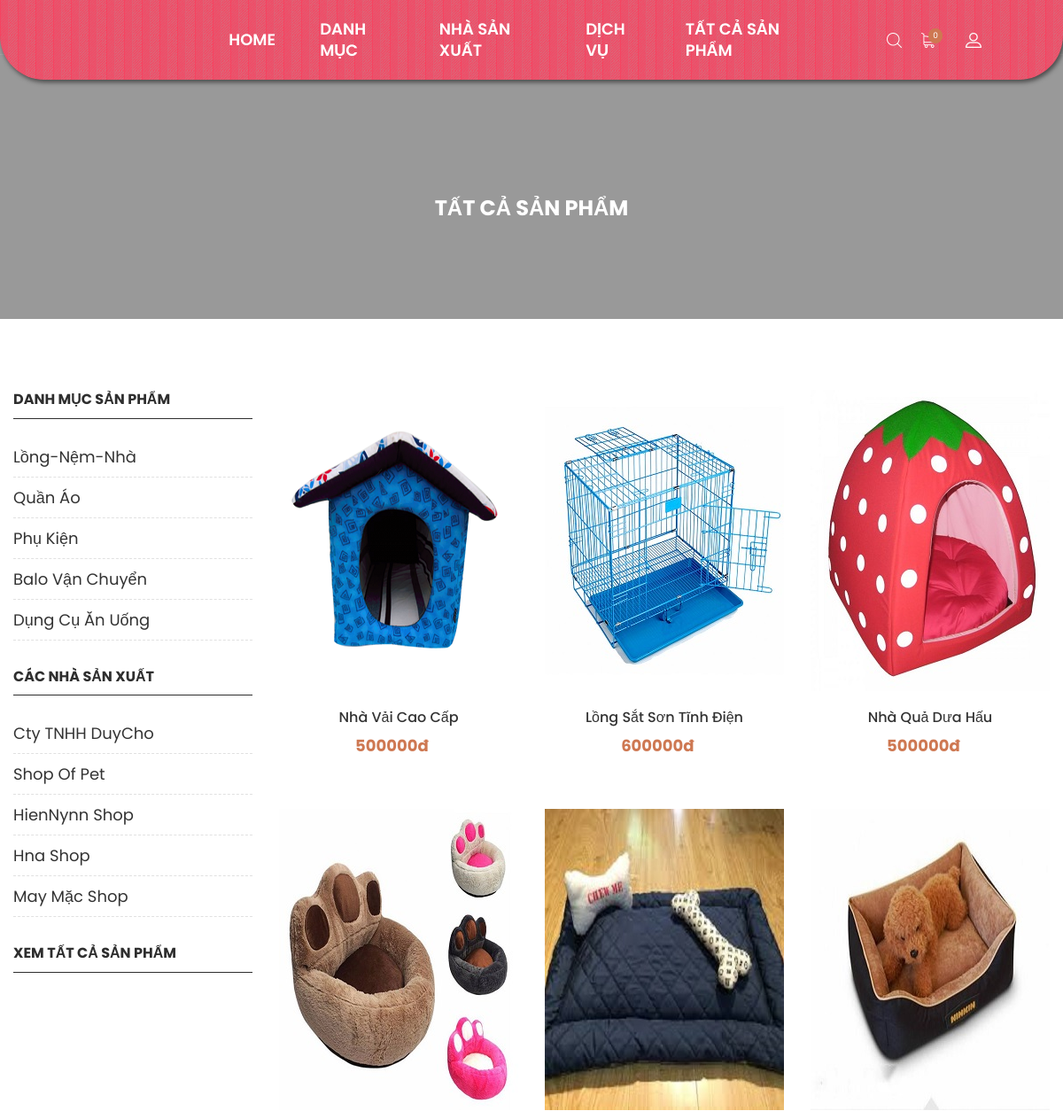
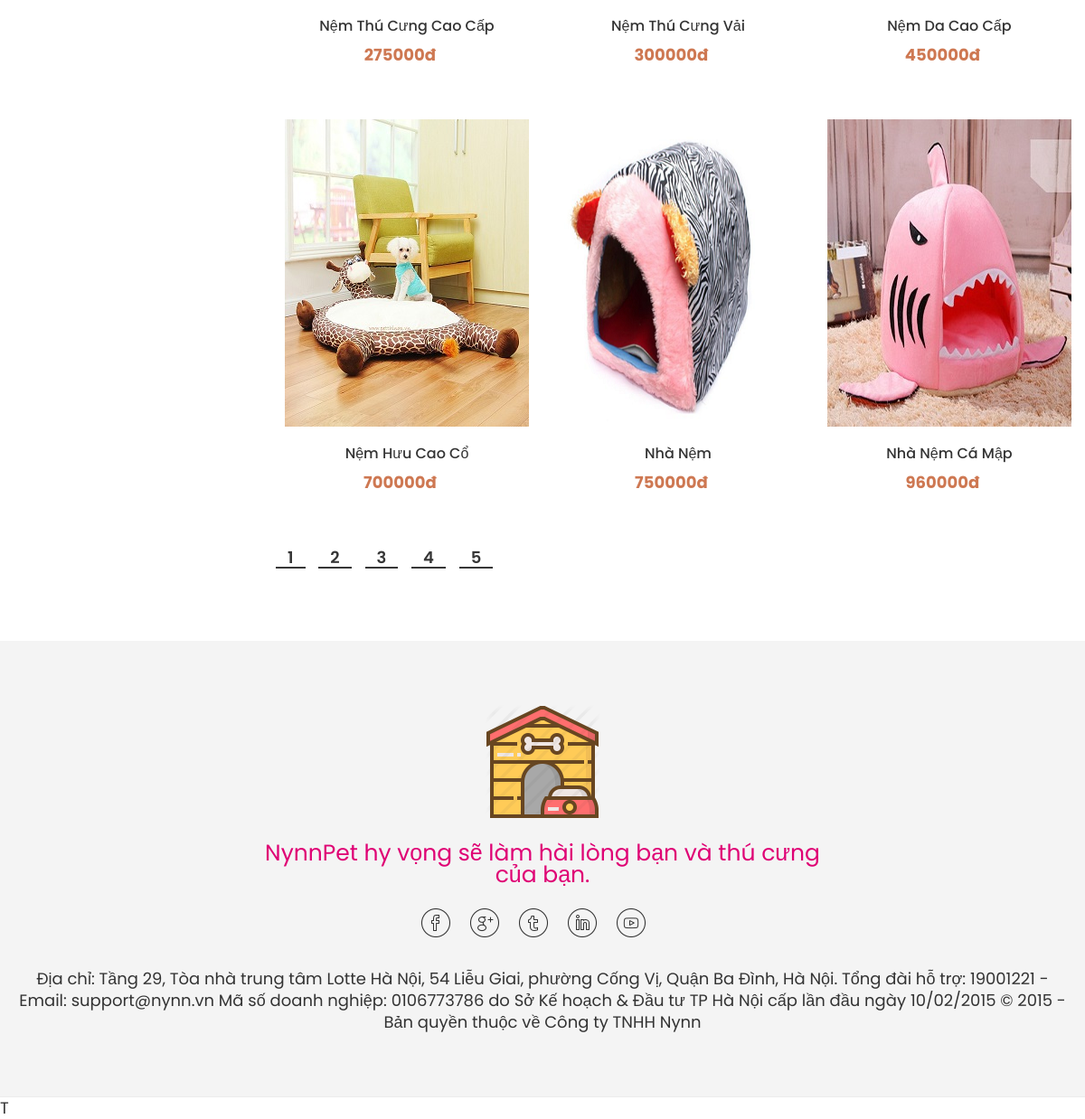
Page /allloai.php (signed in) on the committed database (2 pictures, top to bottom).
### tables this page shows
CREATE TABLE IF NOT EXISTS `danhmuc` (
  `ID` int(11) NOT NULL AUTO_INCREMENT,
  `TenDM` varchar(255) DEFAULT NULL,
  PRIMARY KEY (`ID`) USING BTREE,
  KEY `ID` (`ID`) USING BTREE,
  KEY `ID_2` (`ID`) USING BTREE,
  KEY `ID_3` (`ID`) USING BTREE,
  KEY `ID_4` (`ID`) USING BTREE,
  KEY `ID_5` (`ID`) USING BTREE,
  KEY `ID_6` (`ID`) USING BTREE,
  KEY `ID_7` (`ID`) USING BTREE,
  KEY `ID_8` (`ID`) USING BTREE,
  KEY `ID_9` (`ID`) USING BTREE
);

CREATE TABLE IF NOT EXISTS `nsx` (
  `ID` int(11) NOT NULL AUTO_INCREMENT,
  `TenNSX` varchar(255) DEFAULT NULL,
  PRIMARY KEY (`ID`) USING BTREE,
  KEY `ID` (`ID`) USING BTREE,
  KEY `ID_2` (`ID`) USING BTREE,
  KEY `ID_3` (`ID`) USING BTREE,
  KEY `ID_4` (`ID`) USING BTREE,
  KEY `ID_5` (`ID`) USING BTREE,
  KEY `ID_6` (`ID`) USING BTREE,
  KEY `ID_7` (`ID`) USING BTREE,
  KEY `ID_8` (`ID`) USING BTREE,
  KEY `ID_9` (`ID`) USING BTREE
);

CREATE TABLE IF NOT EXISTS `sanpham` (
  `ID` int(11) NOT NULL AUTO_INCREMENT,
  `TenSP` varchar(255) DEFAULT NULL,
  `LoaiSP` int(255) DEFAULT NULL,
  `MoTa` text,
  `NgayTao` date DEFAULT NULL,
  `SoLuong` int(11) DEFAULT NULL,
  `HinhAnh` varchar(50) DEFAULT NULL,
  `XuatXu` varchar(50) DEFAULT NULL,
  `MaNSX` int(11) DEFAULT NULL,
  `Gia` float DEFAULT NULL,
  `LuotXem` int(10) UNSIGNED ZEROFILL DEFAULT '0000000000',
  `TinhTrang` varchar(0) DEFAULT NULL,
  PRIMARY KEY (`ID`) USING BTREE,
  KEY `MaNSX` (`MaNSX`) USING BTREE,
  KEY `LoaiSP` (`LoaiSP`) USING BTREE
);

### config.php (called while the page is built, shortened)
<?php
function load($sql) {
	$cn = new mysqli(HOST, UID, PWD, DB);
	$cn->query("set names 'utf8'");
    $rs = $cn->query($sql);
	return $rs;
}

### allloai.php (the view, shortened to what this page needs)
<?php
include_once("header.php");
 $rowperpage=9;
   $curpage=1;
   $offset=($curpage-1)*$rowperpage;
$top10LastProsloai = "select * from danhmuc dm join sanpham sp on dm.ID=sp.LoaiSP   LIMIT $offset, $rowperpage";
$rsloai = load($top10LastProsloai);
$sqlDanhMuc = "select * from danhmuc";
$rsDanhMuc = load($sqlDanhMuc);
$sqlNSX = "select * from nsx";
$rsNSX = load($sqlNSX);
?>
        <div class="page-shop-sidebar left--sidebar bg--white section-padding--lg" style="background-color: white;">
        	<div class="container">
        		<div class="row">
        			<div class="col-lg-3 col-12 order-2 order-lg-1 md-mt-40 sm-mt-40">
        				<div class="shop__sidebar">
        					<aside class="wedget__categories poroduct--cat">
        						<a href=" allloai.php" ><h3 class="wedget__title">Danh mục sản phẩm</h3></a>
        						<ul>
								<?php
												while($dataDanhMuc = $rsDanhMuc->fetch_object()) {
											?>
											<li><a href="cacdanhmuc.php?ID=<?php echo $dataDanhMuc->ID ?>"><?php echo $dataDanhMuc->TenDM ?></a></li>
											<?php } ?>
        						</ul>
        					</aside>
        					<aside class="wedget__categories poroduct--cat">
        						<a href=" allnsx.php" ><h3 class="wedget__title">Các nhà sản xuất</h3></a>
        						<ul>
								<?php
												while($dataNSX = $rsNSX->fetch_object()) {
											?>
											<li><a href="cacnsx.php?ID=<?php echo $dataNSX->ID ?>"><?php echo $dataNSX->TenNSX ?></a></li>
											<?php } ?>
        						</ul>
        					</aside>
        					<aside class="wedget__categories poroduct--cat">
        						<a href=" tatca.php"> <h3 class="wedget__title">Xem tất cả sản phẩm </h3></a>
        					</aside>
        				</div>
        			</div>
        			<div class="col-lg-9 col-12 order-1 order-lg-2">
        				<div class="tab__container">
	        				<div class="shop-grid tab-pane fade show active" id="nav-grid" role="tabpanel">
	        					<div class="row">
									<?php 	while($data = $rsloai->fetch_object())
									 {
				        			?>
		        					<div class="product product__style--3 col-lg-4 col-md-4 col-sm-6 col-12">
									<form method="post" action="">
							<div class="product__thumb">
								<a class="first__img" href="product_detail.php?id=<?php echo $data->ID; ?>"><img src="<?php echo $data->HinhAnh; ?>" alt="product image"></a>
							</div>
							<div class="product__content content--center">
								<h4><a href="product_detail.php?id=<?php echo $data->ID; ?>"><?php echo $data->TenSP; ?></a></h4>
								<ul class="prize d-flex">
									<li><?php echo $data->Gia; ?>đ</li>
								</ul>
							</div>
						</form>
		        					</div>
		        				<?php  }
        		        				 $sql="select count(*) from danhmuc dm join sanpham sp on dm.ID=sp.LoaiSP ";
	$rsloai=load($sql);
	$row = mysqli_fetch_array($rsloai);
	  $number_of_rows=$row[0];
	  $number_of_pages=ceil($number_of_rows/$rowperpage);
	  ?>
	  <center>
	   <ul class="wn__pagination" >
	    <?php
	    for($page=1;$page<=$number_of_pages;$page++)
		{
			?>
			 <li class="active"> <?php echo "<a href='allloai.php?page=".$page."'>".$page."</a>"; ?></li>
			<?php
		}
        ?>
    </ul>
    </center>
	        					</div>
	        				</div>
        				</div>
        			</div>
        		</div>
        	</div>
        </div>
<?php include_once("footer.php"); ?>

### rows in the picture
danhmuc: TenDM "Lồng-Nệm-Nhà", sanpham.HinhAnh (picture), sanpham.TenSP "Nhà Vải Cao Cấp", sanpham.Gia "500000", sanpham.TenSP "Lồng Sắt Sơn Tĩnh Điện", sanpham.Gia "600000", sanpham.TenSP "Nhà Quả Dưa Hấu", sanpham.TenSP "Nệm Thú Cưng Cao Cấp", sanpham.Gia "275000", sanpham.TenSP "Nệm Thú Cưng Vải", sanpham.Gia "300000", sanpham.TenSP "Nệm Da Cao Cấp", sanpham.Gia "450000", sanpham.TenSP "Nệm Hưu Cao Cổ", sanpham.Gia "700000", sanpham.TenSP "Nhà Nệm", sanpham.Gia "750000", sanpham.TenSP "Nhà Nệm Cá Mập", sanpham.Gia "960000"
danhmuc: TenDM "Quần Áo"
danhmuc: TenDM "Phụ Kiện"
danhmuc: TenDM "Balo Vận Chuyển"
danhmuc: TenDM "Dụng Cụ Ăn Uống"
nsx: TenNSX "Cty TNHH DuyCho"
nsx: TenNSX "Shop Of Pet"
nsx: TenNSX "HienNynn Shop"
nsx: TenNSX "Hna Shop"
nsx: TenNSX "May Mặc Shop"

### other values in the picture
$dataSqlItem->TongSoSP "0"
$current_title "TẤT CẢ SẢN PHẨM"
